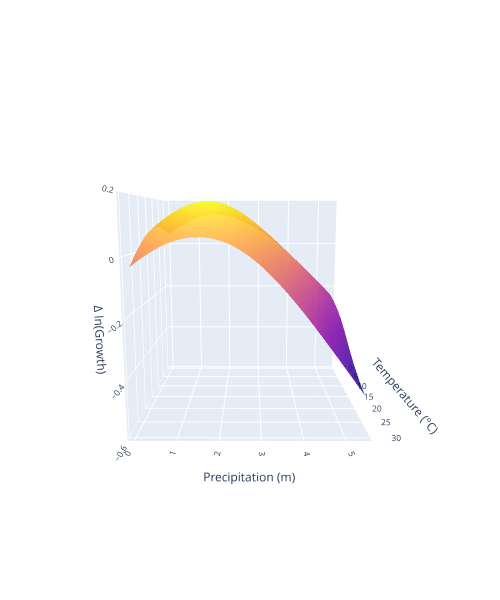

This figure's notebook cell:
### Code cell
fig =calculate_surface("Burke", "model", "NN")

fig.show()

### Figure 1 — Plotly figure (JSON) as saved in the notebook; plotly's stock layout.template omitted (floating-point values rounded to 4 significant figures; data arrays with more than 128 entries replaced by an {"elided": "..."} marker saying what was removed)
{"data": [{"colorscale": [[0, "#0d0887"], [0.1111, "#46039f"], [0.2222, "#7201a8"], [0.3333, "#9c179e"], [0.4444, "#bd3786"], [0.5556, "#d8576b"], [0.6667, "#ed7953"], [0.7778, "#fb9f3a"], [0.8889, "#fdca26"], [1, "#f0f921"]], "name": "Model", "opacity": 0.85, "showscale": false, "type": "surface", "x": {"elided": "90x90 float values"}, "y": {"elided": "90x90 float values"}, "z": {"elided": "90x90 float values"}}], "layout": {"autosize": false, "font": {"size": 10}, "height": 600, "legend": {"bgcolor": "rgba(255,255,255,0.7)", "bordercolor": "black", "borderwidth": 1}, "margin": {"b": 100, "l": 50, "pad": 4, "r": 50, "t": 100}, "scene": {"camera": {"eye": {"x": 2.35, "y": 0.006, "z": 0.4}}, "xaxis": {"title": {"text": "Temperature (°C)"}}, "yaxis": {"title": {"text": "Precipitation (m)"}}, "zaxis": {"autorange": false, "range": [-0.6, 0.2], "title": {"text": "Δ ln(Growth)"}}}, "width": 500}}
